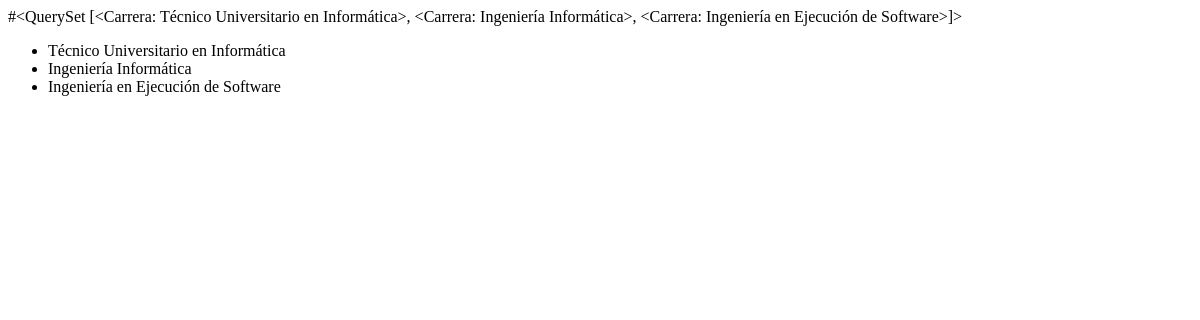
Before: /carreras/ with the older database file.
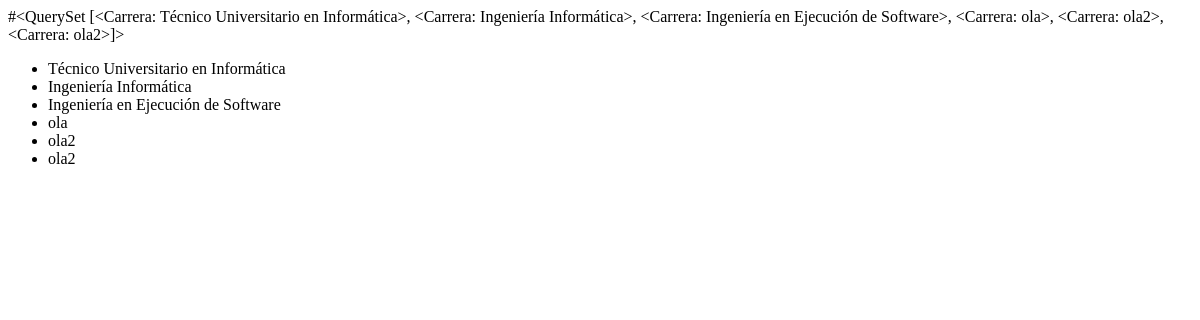
After: the same page with the newer database file.
### core/models.py (models this page shows)
class Carrera(models.Model):
    codigo = models.CharField(max_length=10)
    nombre = models.CharField(max_length=50)
    duracion = models.IntegerField()
    def __str__(self):
        return self.nombre

### core/views.py (the view)
# urls.py: path('carreras/', views.carreras, name="carreras"),
def carreras(request):
    carreras = Carrera.objects.all
    return render(request, 'core/carreras.html', {'carreras':carreras})

### core/templates/core/carreras.html (shortened to what this page needs)
<!DOCTYPE html>
<html lang="en">
<head>
</head>
<body>
    #{{carreras}}
    <ul>
    {% for c in carreras%}
        <li>{{c.nombre}}</li>
    {%endfor%}
    </ul>
</body>
</html>

Changed rows visible on the page:
computed for Carrera "Técnico Universitario en Informática": nombre.nombre "<QuerySet [<Carrera: Técnico Universitario en Informática>, <Carrera: Ingeniería Informática>, <Carrera: Ingeniería en Ejecución de Software>]>" → "…Ingeniería en Ejecución de Software>, <Carrera: ola>, <Carrera: ola2>, <Carrera: ola2>]>"
added Carrera: nombre "ola"
added Carrera: nombre "ola2"
added Carrera: nombre "ola2"
